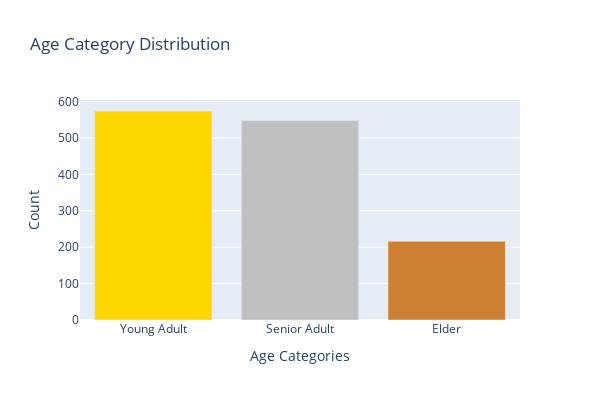

The notebook cell this image was saved under:
### Markdown cell above
By categorizing individuals into 'Young Adult', 'Senior Adult', and 'Elder' groups, the bar chart effectively compares the count of each category. This method provides a clearer comparison and an immediate visual contrast between the groups.

### Code cell
configure_plotly_browser_state()

df['age_cat'] = np.nan
for col in [df]:
    col.loc[(col['age'] >= 18) & (col['age'] <= 35), 'age_cat'] = 'Young Adult'
    col.loc[(col['age'] > 35) & (col['age'] <= 55), 'age_cat'] = 'Senior Adult'
    col.loc[col['age'] > 55, 'age_cat'] = 'Elder'

# Preparing data for the bar chart
age_category_counts = df['age_cat'].value_counts()
colors = ['#FFD700', '#C0C0C0', '#CD7F32']

data = [go.Bar(
            x=age_category_counts.index,
            y=age_category_counts.values,
            marker=dict(color=colors)
    )]

layout = go.Layout(
    title='Age Category Distribution',
    xaxis=dict(title='Age Categories'),
    yaxis=dict(title='Count'),
    width=600,
    height=400
)

fig = go.Figure(data=data, layout=layout)
iplot(fig, filename='age_category_bar_chart')

### Figure 1 — Plotly figure (JSON) as saved in the notebook; plotly's stock layout.template omitted (floating-point values rounded to 4 significant figures)
{"data": [{"marker": {"color": ["#FFD700", "#C0C0C0", "#CD7F32"]}, "x": ["Young Adult", "Senior Adult", "Elder"], "y": [574, 548, 216], "type": "bar"}], "layout": {"height": 400, "title": {"text": "Age Category Distribution"}, "width": 600, "xaxis": {"title": {"text": "Age Categories"}}, "yaxis": {"title": {"text": "Count"}}}}
